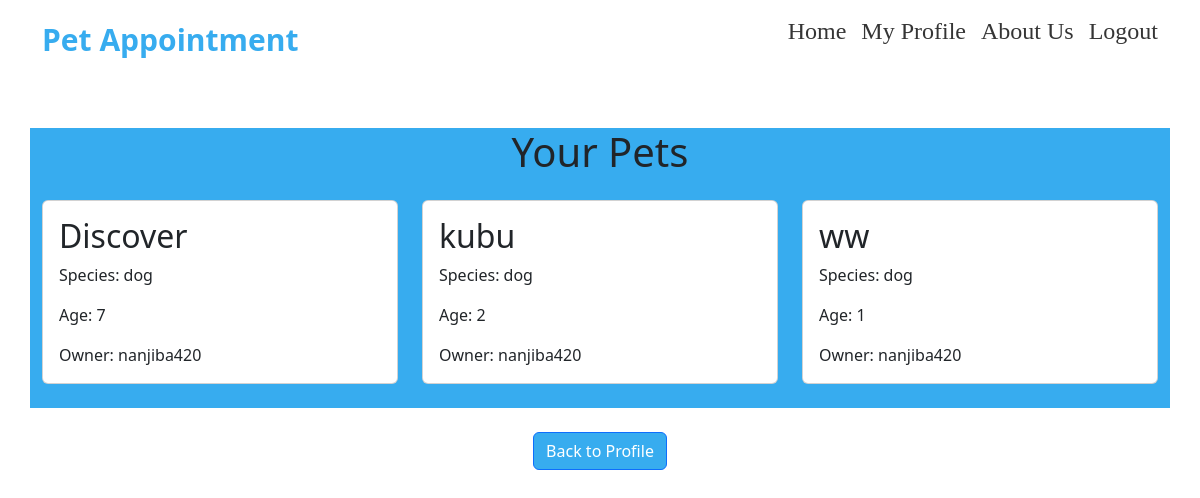
The page /petprofile/ (signed in) on the database as committed earlier.
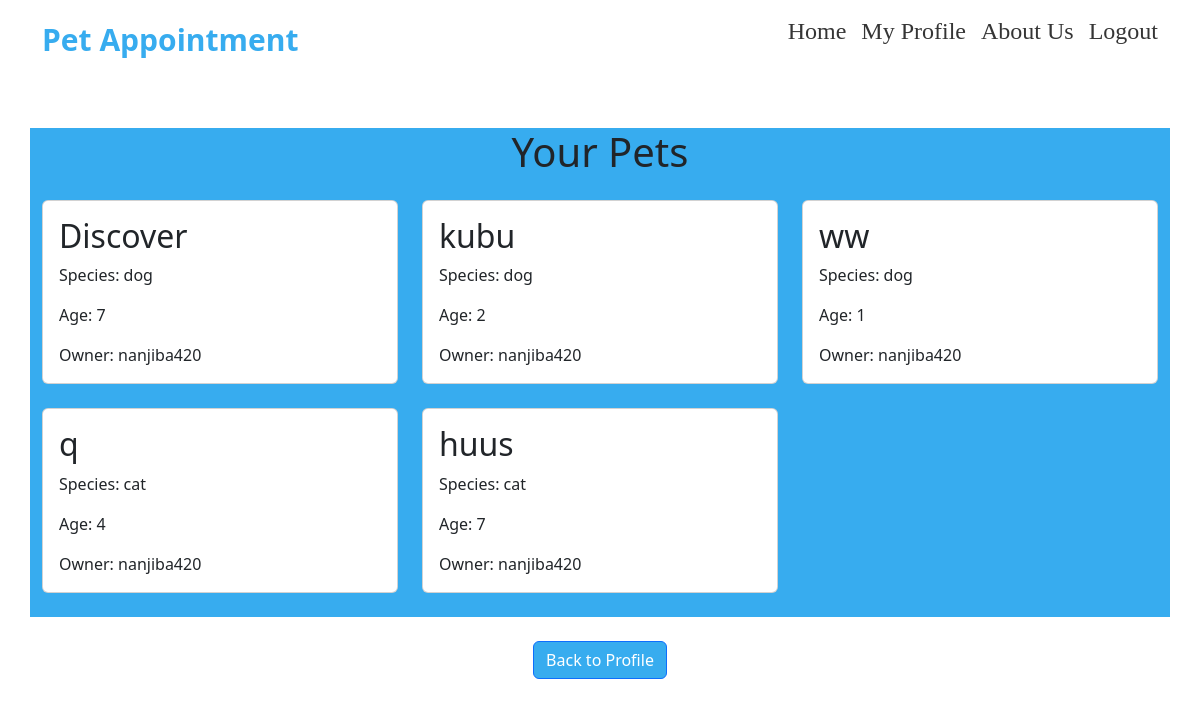
The same page on the database as committed later.
### shop/models.py (models this page shows, shortened)
class PetProfile(models.Model):
    owner = models.ForeignKey(User, on_delete=models.CASCADE)
    name = models.CharField(max_length=100)
    species = models.CharField(max_length=50)
    age = models.IntegerField()

### shop/views.py (the view)
# urls.py: path('petprofile/', views.petprofile, name='petprofile'),
@login_required(login_url='login')
def petprofile(request):
    pets = PetProfile.objects.filter(owner=request.user)
    return render(request, 'shop/petprofile.html', {'pets': pets})

### shop/templates/shop/petprofile.html (shortened to what this page needs)
{% extends "shop/base.html" %}
  {% block content %}
   <div class="container mt-5" style="background-color: #37acef;">
    <h1 class="text-center mb-4">Your Pets</h1>
    <div class="row">
        {% for pet in pets %}
            <div class="col-md-4 col-sm-6">
                <div class="card mb-4">
                    <div class="card-body" >
                        <h2 class="card-title">{{ pet.name }}</h2>
                        <p class="card-text">Species: {{ pet.species }}</p>
                        <p class="card-text">Age: {{ pet.age }}</p>
                        <p class="card-text">Owner: {{ pet.owner }}</p>
                    </div>
                </div>
            </div>
        {% endfor %}
    </div>
</div><br>
<div class="text-center">
  <a href="{% url 'profile' %}" class="btn btn-primary" style="background-color: #37acef;">Back to Profile</a>
</div>
  {% endblock %}

### shop/templates/shop/base.html (shortened to what this page needs)
<!DOCTYPE html>
<html lang="en">
<head>
    <link href="https://cdn.jsdelivr.net/npm/bootstrap@5.3.3/dist/css/bootstrap.min.css" rel="stylesheet">
</head>
<body>
 <nav id="menu">
        <div class="container">
            <div class="main-text">
                <a class="navbar-brand" href="{% url 'index' %}">Pet Appointment </a>
            </div>
            <div class="main_menu">
                <ul>
                    <li><a class="nav-link" href="{% url 'index' %}">Home </a></li>
                    <li><a class="nav-link" href="{% url 'profile' %}">My Profile</a></li>
                    <li><a class="nav-link" href="{% url 'about_us' %}">About Us</a></li>
                    <li><a class="nav-link" href="{% url 'logout' %}">Logout</a></li>
                </ul>
            </div>
        </div>
    </nav>
        {% block content %}
        {% endblock %}
</body>
</html>

### shop/templates/shop/base.html (style rules this page uses)
#menu { height: 80px; }
.main-text { width: 15%; float: left; line-height: 80px; color: #37acef; font-size: 30px; font-weight: bold; }
.main_menu { width: 85%; float: left; position: relative; }
.main_menu ul { float: right; }
.main_menu ul li { float: left; display: block; }
.main_menu ul li a { color: #353535; font-size: 24px; font-family: 'MyriadPro-reguler'; line-height: 63px; margin-left: 15px; transition: all linear .3s; -webkit-transition: all linear .3s; -moz-transition: all linear .3s; -ms-transition: all linear .3s; -o-transition: all linear .3s; }

Rows that differ between the two databases and show on the page:
added PetProfile: name "q", species "cat", age "4", owner "nanjiba420"
added PetProfile: name "huus", species "cat", age "7", owner "nanjiba420"
